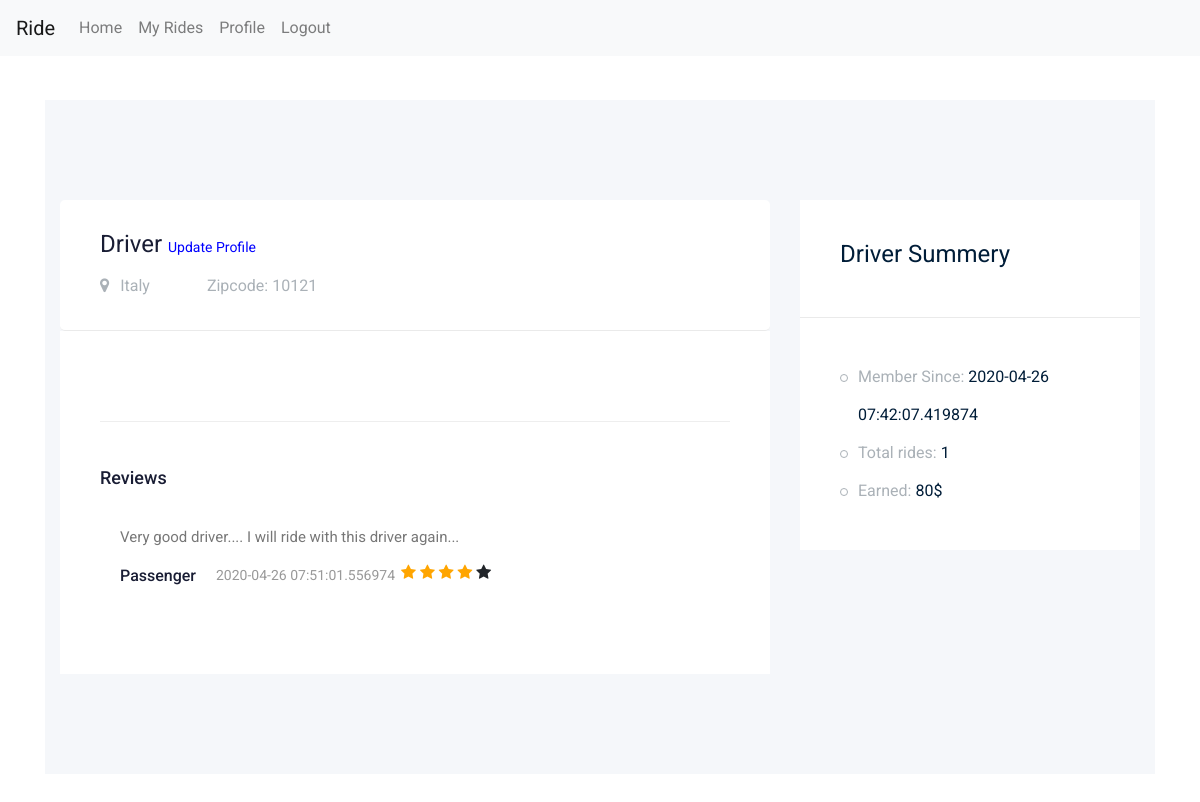
The app's page /driver/profile (signed in) with its own data.
### app/models/models.py (models this page shows, shortened)
class User(db.Model,UserMixin):
    __tablename__ = "users"
    id = db.Column(db.Integer, primary_key=True)
    name = db.Column(db.String(100), nullable=False)
    surname = db.Column(db.String(100), nullable=False)
    email = db.Column(db.String(100), unique=True, nullable=False)
    country = db.Column(db.String(100),nullable=True)
    password = db.Column(db.String(150), nullable=False)
    zipcode = db.Column(db.Integer, default=0)
    roles = db.Column(db.String(10), default="Passenger")
    profile_image = db.Column(db.String(255), nullable=True, default="0")
    member_since = db.Column(db.DateTime, nullable=False, default=datetime.utcnow)
    passengers = db.relationship('Ride', foreign_keys="[Ride.passenger_id]")
    drivers = db.relationship('Ride', foreign_keys="[Ride.driver_id]")

class Ride(db.Model):
    __tablename__ = "rides"
    id = db.Column(db.Integer, primary_key=True)
    driver_id = db.Column(db.Integer, db.ForeignKey('users.id'))
    passenger_id = db.Column(db.Integer, db.ForeignKey('users.id'))
    from_loc = db.Column(db.String(150), nullable=False)
    to_loc = db.Column(db.String(150), nullable=False)
    isStarted = db.Column(db.Integer, default=0) #0: not started, 1: started, 2: responded by other driver.
    isEnded = db.Column(db.Integer, default=0) #0: not ended, 1: ended
    isPaid = db.Column(db.Integer, default=0) #0: not paid, 1: paid
    driver_ratings = db.Column(db.Integer, nullable=True)
    distance = db.Column(db.Integer, default=0)
    passenger_review_for_driver = db.Column(
        db.String(255), nullable=True)  # will be updated when ride ends
    price = db.Column(db.Integer, nullable=False)
    isReviewedByPassenger = db.Column(db.Integer, nullable=False, default=0)
    ride_date = db.Column(db.DateTime, nullable=False, default=datetime.utcnow)

### app/driver/views.py (the view)
@driveblueprint.route('/profile')
@login_required
def profile():
    isDriver()
    loggedin_user= current_user
    user_id = loggedin_user.id
    total_rides = Ride.query.filter_by(driver_id=loggedin_user.id).count()
    earned = Ride.query.with_entities(func.sum(Ride.price).label('earned')).filter_by(driver_id=loggedin_user.id).all()[0][0]
    reviews = db.engine.execute(text("SELECT * from rides left join users on users.id = rides.passenger_id where driver_id = "+str(user_id)))
    return render_template('driver_profile.html', user=loggedin_user, reviews=reviews,earned=earned,total_rides=total_rides, zipcode_updated=has_zipcode_been_updated(loggedin_user))

### app/driver/views.py (called while the page is built)
def isDriver():
    user = current_user
    if not user.roles == "Passenger":
        return redirect("/logout")

def has_zipcode_been_updated(user):
    if user.zipcode == 0:
        return True
    else:
        return False

### app/models/models.py (called while the page is built)
@login_manager.user_loader
def load_user(user_id):
    return User.query.get(user_id)

### app/driver/templates/driver_profile.html (shortened to what this page needs)
{% extends 'driver_masterlayout.html' %}
{% block body %}
<section class="contact-section section_padding">
    <div class="container">
        <div class="row">
            <div class="col-12">
            </div>
        </div>
        <div class="row">
            <div class="col-lg-12">
                <div class="job_details_area">
                    <div class="container">
                        <div class="row">
                            <div class="col-lg-8">
                                <div class="job_details_header">
                                    <div class="single_jobs white-bg d-flex justify-content-between">
                                        <div class="jobs_left d-flex align-items-center">
                                            <div class="jobs_conetent">
                                                <a href="#"><h4>{{user.name}} <span><a
                                                        href="{{url_for('driver_bp.update_profile')}}"
                                                        style="color:blue;font-size:14px;">Update Profile</a> </span>
                                                </h4></a>
                                                <div class="links_locat d-flex align-items-center">
                                                    <div class="location">
                                                        <p><i class="fa fa-map-marker"></i> {{user.country}}</p>
                                                    </div>
                                                    <div class="location">
                                                        <p>Zipcode: {{user.zipcode}}</p>
                                                    </div>
                                                </div>
                                            </div>
                                        </div>
                                    </div>
                                </div>
                                <div class="descript_wrap white-bg">
                                    <div class="comments-area">
                                        <h4>Reviews</h4>
                                        {% for r in reviews %}
                                        <div class="comment-list">
                                            <div class="single-comment justify-content-between d-flex">
                                                <div class="user justify-content-between d-flex">
                                                    <div class="desc">
                                                        <p class="comment">
                                                            {{r.passenger_review_for_driver}}
                                                        </p>
                                                        <div class="d-flex justify-content-between">
                                                            <div class="d-flex align-items-center">
                                                                <h5>
                                                                    <a href="#">{{r.name}}</a>
                                                                </h5>
                                                                <p class="date">{{r.ride_date}}</p>
                                                            </div>
                                                            <div style="margin-left:6px;" class="reply-btn">
                                                                {% for i in range(0,5) %}
                                                                {% if i+1 <= r.driver_ratings %}
                                                                <span><i class="fa fa-star checked"></i></span>
                                                                {% else %}
                                                                <span><i class="fa fa-star"></i></span>
                                                                {% endif %}
                                                                {% endfor %}
                                                            </div>
                                                        </div>
                                                    </div>
                                                </div>
                                            </div>
                                        </div>
                                        {% endfor %}
                                    </div>
                                </div>
                            </div>
                            <div class="col-lg-4">
                                <div class="job_sumary">
                                    <div class="summery_header">
                                        <h3>Driver Summery</h3>
                                    </div>
                                    <div class="job_content">
                                        <ul>
                                            <li>Member Since: <span>{{user.member_since}}</span></li>
                                            <li>Total rides: <span>
                                {% if total_rides %}
 {{total_rides}}
                                        {% else %}
                                   0
                                    {% endif %}
                                </span></li>
                                            <li>Earned: <span>
                                    {% if earned %}
                                    {{earned}}$
                                {% else %}
                                    0$
                                    {% endif %}
                                    </span>
                                            </li>
                                        </ul>
                                    </div>
                                </div>
                            </div>
                        </div>
                    </div>
                </div>
            </div>
        </div>
    </div>
</section>
{% endblock %}

### app/driver/templates/driver_profile.html (style rules this page uses)
.checked { color: orange; }

### records on screen
User: name "Driver", country "Italy", zipcode "10121", member_since "2020-04-26 07:42:07.419874"
Ride: passenger_review_for_driver "Very good driver.... I will ride with this driver again...", name "Passenger", ride_date "2020-04-26 07:51:01.556974", driver_ratings 4 (drawn)

### other values on screen
{{ total_rides }} "1"
{{ earned }} "80"
